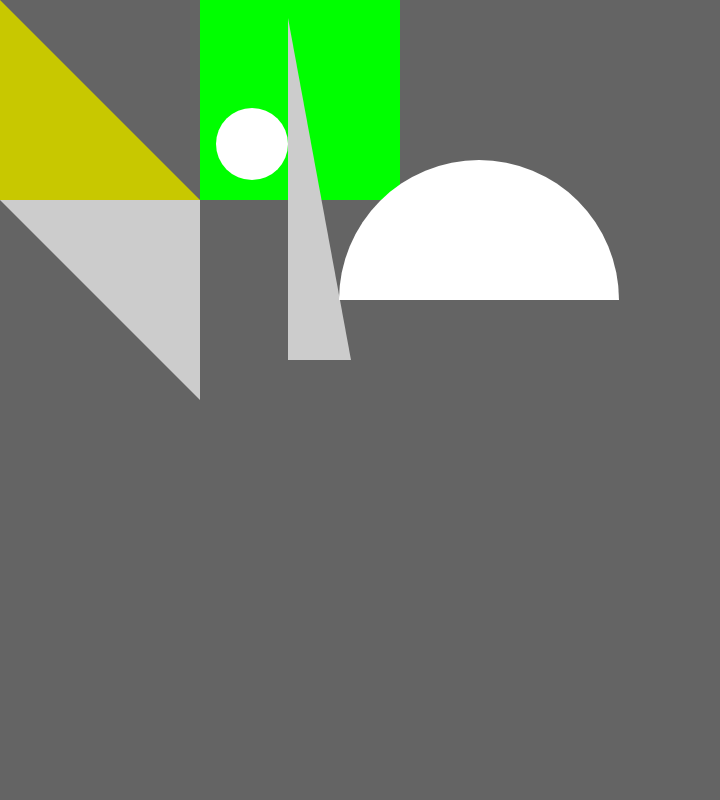
Frame 1 (no input)
Frame 60 (no input): identical to frame 1, image omitted
Frame 120 (the mouse pressed at the canvas centre since frame 60): identical to frame 1, image omitted

The p5.js sketch that drew this single still picture (run headless with seeded random() and noise() and a simulated clock; from frame 60 on, the mouse is pressed at the canvas centre):

// p5.js sketch
// ── sketch.js
function setup() {
  // put setup code here
}

function draw() {
  // put drawing code here
}
function setup() {
  // Sets the screen to be 720 pixels wide and 400 pixels high
  createCanvas(720, 800);
  background(100);
  noStroke();

  fill(200, 200, 0);
  triangle(0, 0, 200, 200, 0, 200);

  fill(0,255, 0);
  rect(200, 0, 200, 200);

  fill(204);
  quad(0, 200, 200, 200, 200, 400, 100, 300);

  fill(255);
  ellipse(252, 144, 72, 72);

  fill(204);
  triangle(288, 18, 351, 360, 288, 360);

  fill(255);
  arc(479, 300, 280, 280, PI, TWO_PI);
}
